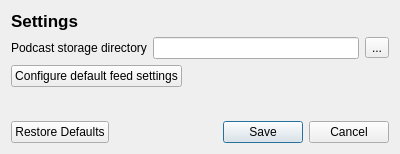
<?xml version="1.0" encoding="UTF-8"?>
<ui version="4.0">
 <class>ApplicationSettingsWindow</class>
 <widget class="QDialog" name="ApplicationSettingsWindow">
  <property name="geometry">
   <rect>
    <x>0</x>
    <y>0</y>
    <width>400</width>
    <height>154</height>
   </rect>
  </property>
  <property name="windowTitle">
   <string>ApplicationSettingsWindow</string>
  </property>
  <layout class="QVBoxLayout" name="verticalLayout">
   <item>
    <widget class="QLabel" name="label">
     <property name="sizePolicy">
      <sizepolicy hsizetype="Preferred" vsizetype="Fixed">
       <horstretch>0</horstretch>
       <verstretch>0</verstretch>
      </sizepolicy>
     </property>
     <property name="font">
      <font>
       <pointsize>13</pointsize>
       <weight>75</weight>
       <bold>true</bold>
      </font>
     </property>
     <property name="text">
      <string>Settings</string>
     </property>
    </widget>
   </item>
   <item>
    <layout class="QHBoxLayout" name="horizontalLayout">
     <item>
      <widget class="QLabel" name="label_2">
       <property name="whatsThis">
        <string>The directory in which downloaded podcasts are stored.</string>
       </property>
       <property name="text">
        <string>Podcast storage directory</string>
       </property>
      </widget>
     </item>
     <item>
      <widget class="QLineEdit" name="saveDirectoryLineEdit">
       <property name="whatsThis">
        <string>The directory in which downloaded podcasts are stored.</string>
       </property>
       <property name="readOnly">
        <bool>true</bool>
       </property>
      </widget>
     </item>
     <item>
      <widget class="QToolButton" name="saveDirectoryButton">
       <property name="whatsThis">
        <string>The directory in which downloaded podcasts are stored.</string>
       </property>
       <property name="text">
        <string>...</string>
       </property>
       <property name="icon">
        <iconset theme="document-open"/>
       </property>
      </widget>
     </item>
    </layout>
   </item>
   <item>
    <widget class="QPushButton" name="defaultFeedButton">
     <property name="sizePolicy">
      <sizepolicy hsizetype="Fixed" vsizetype="Fixed">
       <horstretch>0</horstretch>
       <verstretch>0</verstretch>
      </sizepolicy>
     </property>
     <property name="whatsThis">
      <string>Configure the settings that are used as the defaults for new feeds.</string>
     </property>
     <property name="text">
      <string>Configure default feed settings</string>
     </property>
     <property name="icon">
      <iconset theme="configure"/>
     </property>
    </widget>
   </item>
   <item>
    <spacer name="verticalSpacer">
     <property name="orientation">
      <enum>Qt::Vertical</enum>
     </property>
     <property name="sizeHint" stdset="0">
      <size>
       <width>20</width>
       <height>40</height>
      </size>
     </property>
    </spacer>
   </item>
   <item>
    <widget class="QDialogButtonBox" name="saveButtonBox">
     <property name="styleSheet">
      <string notr="true"/>
     </property>
     <property name="standardButtons">
      <set>QDialogButtonBox::Cancel|QDialogButtonBox::RestoreDefaults|QDialogButtonBox::Save</set>
     </property>
    </widget>
   </item>
  </layout>
 </widget>
 <layoutdefault spacing="6" margin="11"/>
 <resources/>
 <connections/>
</ui>
